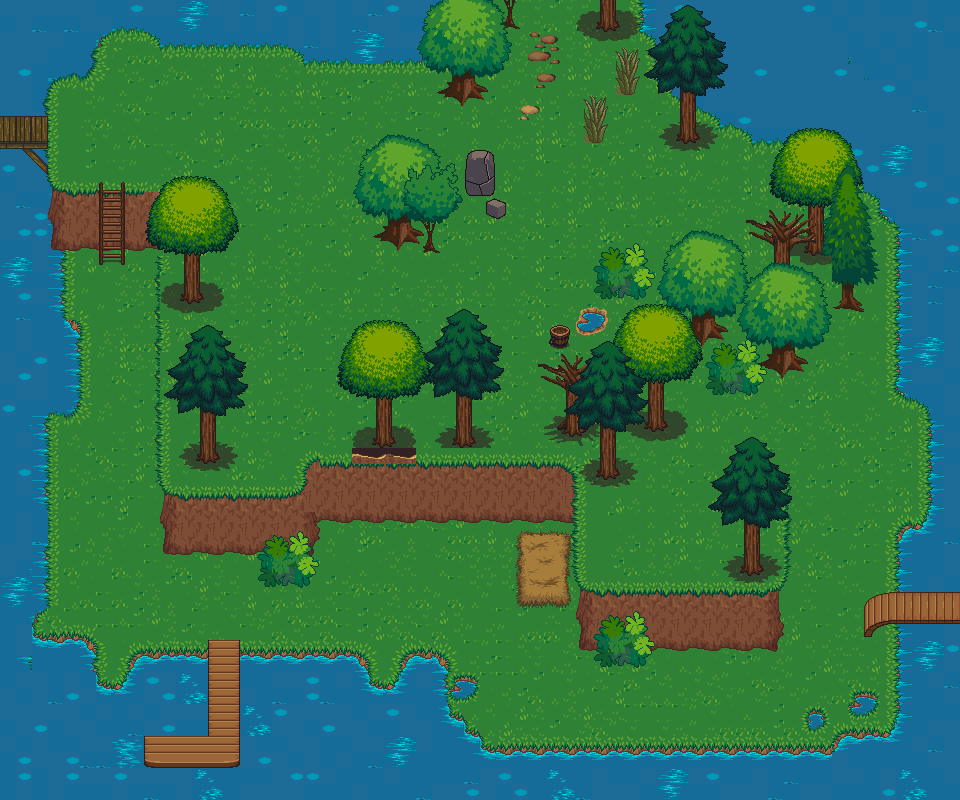

A 2D game scene composited from a Tiled map and its tileset images. What follows is a short description and the map's XML, with each tile layer's data collapsed to a summary:
An orthogonal 60x50 tile map with 16x16 px tiles, 3 tile layers (ground, top1, top2), 5 tilesets and 27 objects.

<map version="1.0" orientation="orthogonal" renderorder="right-down" width="60" height="50" tilewidth="16" tileheight="16" nextobjectid="230">
 <tileset firstgid="1" name="start" tilewidth="16" tileheight="16" tilecount="1024" columns="32">
  <image source="tilesets/trees_plants_rocks.png" width="512" height="512" />
 </tileset>
 <tileset firstgid="1025" name="terrain_atlas" tilewidth="16" tileheight="16" tilecount="4096" columns="64">
  <image source="tilesets/terrain_atlas.png" width="1024" height="1024" />
 </tileset>
 <tileset firstgid="5121" name="base_out_atlas" tilewidth="16" tileheight="16" tilecount="4096" columns="64">
  <image source="tilesets/base_out_atlas.png" width="1024" height="1024" />
 </tileset>
 <tileset firstgid="9217" name="plant repack" tilewidth="16" tileheight="16" tilecount="676" columns="26">
  <image source="tilesets/plant repack.png" width="416" height="416" />
 </tileset>
 <tileset firstgid="9893" name="town" tilewidth="16" tileheight="16" tilecount="1024" columns="32">
  <image source="tilesets/town.png" width="512" height="512" />
 </tileset>
 <layer name="ground" width="60" height="50">
  <data>[3000 cells, 3000 non-empty, 127 distinct tile ids]</data>
 </layer>
 <layer name="top1" width="60" height="50">
  <data>[3000 cells, 768 non-empty, 352 distinct tile ids]</data>
 </layer>
 <layer name="top2" width="60" height="50">
  <data>[3000 cells, 546 non-empty, 265 distinct tile ids]</data>
 </layer>
 <objectgroup name="barrieren">
  <object id="211" x="960" y="624">
   <polyline points="0,0 -80,0 -96,16 -64,16 -64,96 -112,64 -144,80 -176,128 -464,128 -512,80 -512,48 -512,32 -544,32 -576,64 -608,32 -720,32 -720,144 -816,144 -816,112 -752,112 -752,32 -816,32 -848,64 -864,48 -864,32 -880,16 -928,16 -928,0 -912,-16 -912,-208 -896,-208 -880,-224 -880,-288 -896,-304 -896,-368" />
  </object>
  <object id="213" x="64" y="256">
   <polyline points="0,0 32,0 32,-64 0,-64 -16,-80 -16,-112 -48,-112 -48,-144 -16,-144 -16,-160 0,-176 16,-176 32,-192 32,-208 48,-224 80,-224 96,-208 224,-208 240,-192 352,-192 398.667,-151.333 440.667,-189.333 448,-256" />
  </object>
  <object id="214" x="592" y="0">
   <polyline points="0,0 16,32 48,32 96,144 128,128 192,144 160,240 101.333,231.333 16,256 -48,336 -48,368 -32,464 -112,464 -112,400 -96,384 -96,352 -128,304 -160,352 -192,320 -224,320 -256,352 -240,400 -224,464 -272,464 -304,496 -416,496 -432,480" />
  </object>
  <object id="215" x="160" y="400">
   <polyline points="0,0 48,64 80,-16 80,-48 48,-80 48,-144 80,-176 48,-224 16,-224 0,-208 -32,-208 -32,-144 0,-144 0,80" />
  </object>
  <object id="216" x="160" y="480">
   <polyline points="0,0 0,64 16,80 96,80 112,112 144,112 160,48 416,48 416,160 432,176 448,192 496,176 608,176 624,160 624,0 592,-48 560,0 560,48 592,112 432,112 416,96 416,0 448,0 528,-80 608,-96 672,-144 672,-160 720,-192 736,-192 736,-96 768,-64" />
  </object>
  <object id="217" x="928" y="416">
   <polyline points="0,0 0,96 -16,112 -32,128 -32,176 16,176" />
  </object>
  <object id="220" x="352" y="138" width="112" height="112">
   <ellipse />
  </object>
  <object id="224" x="454.667" y="148.667" width="48" height="48">
   <ellipse />
  </object>
  <object id="225" x="487.333" y="200.667" width="16" height="16">
   <ellipse />
  </object>
  <object id="226" x="672" y="176" width="16" height="16">
   <properties>
    <property name="typ" value="raider-2" />
   </properties>
  </object>
  <object id="227" x="384" y="608" width="16" height="16">
   <properties>
    <property name="typ" value="raider-2" />
   </properties>
  </object>
  <object id="228" x="112" y="320" width="16" height="16">
   <properties>
    <property name="typ" value="raider-2" />
   </properties>
  </object>
  <object id="229" x="848" y="352" width="16" height="16">
   <properties>
    <property name="typ" value="raider-2" />
   </properties>
  </object>
 </objectgroup>
 <objectgroup name="schatztruhen">
  <object id="201" x="503" y="447" width="16" height="16">
   <properties>
    <property name="Inhalt" value="Nahrung2" />
    <property name="typ" value="2" />
   </properties>
  </object>
  <object id="202" x="160" y="736" width="16" height="16">
   <properties>
    <property name="Inhalt" value="MaxMana" />
    <property name="typ" value="1" />
   </properties>
  </object>
  <object id="222" x="721.333" y="553.333" width="16" height="16">
   <properties>
    <property name="Inhalt" value="NahrungM1" />
    <property name="typ" value="2" />
   </properties>
  </object>
 </objectgroup>
 <objectgroup name="enemyHumanoid">
  <object id="170" x="368" y="560" width="16" height="16">
   <properties>
    <property name="typ" value="raider-1" />
   </properties>
  </object>
  <object id="173" x="304" y="272" width="16" height="16">
   <properties>
    <property name="typ" value="raider-1" />
   </properties>
  </object>
  <object id="199" x="544" y="304" width="16" height="16">
   <properties>
    <property name="typ" value="raider-1" />
   </properties>
  </object>
  <object id="203" x="656" y="528" width="16" height="16">
   <properties>
    <property name="typ" value="raider-1" />
   </properties>
  </object>
  <object id="205" x="99.5" y="638" width="16" height="16">
   <properties>
    <property name="typ" value="raider-1" />
   </properties>
  </object>
 </objectgroup>
 <objectgroup name="areaborder">
  <object id="196" x="460.667" y="17.3333">
   <properties>
    <property name="ausgang" value="nord" />
    <property name="nextMap" value="13" />
   </properties>
   <polyline points="48,0 144,0" />
  </object>
  <object id="197" x="757.333" y="626.667">
   <properties>
    <property name="ausgang" value="ost" />
    <property name="nextMap" value="2" />
   </properties>
   <polyline points="176,-48 176,0" />
  </object>
  <object id="209" x="-121" y="164">
   <properties>
    <property name="ausgang" value="west" />
    <property name="nextMap" value="15" />
   </properties>
   <polyline points="144,-64 144,0" />
  </object>
 </objectgroup>
 <objectgroup name="startpunkt">
  <object id="131" x="848" y="608" width="16" height="16">
   <properties>
    <property name="start" value="ost" />
   </properties>
  </object>
  <object id="143" x="560" y="32" width="16" height="16">
   <properties>
    <property name="start" value="nord" />
   </properties>
  </object>
  <object id="221" x="57.3333" y="120.667" width="16" height="16">
   <properties>
    <property name="start" value="west" />
   </properties>
  </object>
 </objectgroup>
</map>
